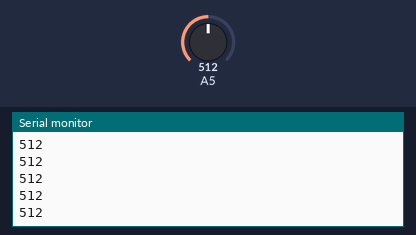
Bench run of a sketch on a simulated Arduino Uno, built with avr-gcc and run on an emulated ATmega328P. Parts: the last lines printed to the serial monitor. The test bench sets the inputs (shaded band); at power-on: A5 = 512.

Above: at 1.2 s.
1.3 s: A5 set to 490
At 2.2 s:
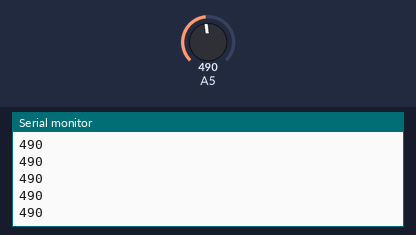
2.8 s: A5 set to 510
At 3.4 s:
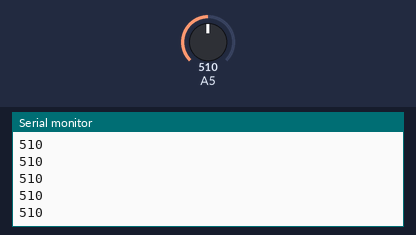
Timing chart, 0 to 5.8 s (numbered marks = the images above; inputs shaded):
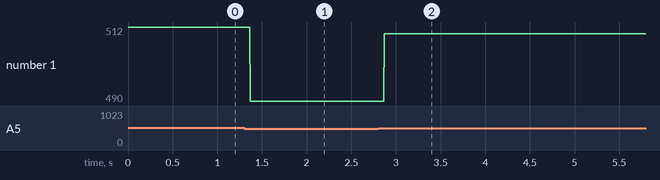

Measured:
- after the input at 1.3 s, the serial monitor: prints a new line after 0.07 s (image 1)
- after the input at 2.8 s, the serial monitor: prints a new line after 0.07 s (image 2)
- plotted number 1: 512 → 490 after the input at 1.3 s, 490 → 510 after the input at 2.8 s

The sketch:

lightSens_notWorking.ino
```cpp
boolean ledState = 0;

void setup(){
  Serial.begin(9600);
}

void loop(){
int lightVal = analogRead(A5);
if(lightVal < 500) ledState = 1;
digitalWrite(13, ledState);
Serial.println(lightVal);
}
```
